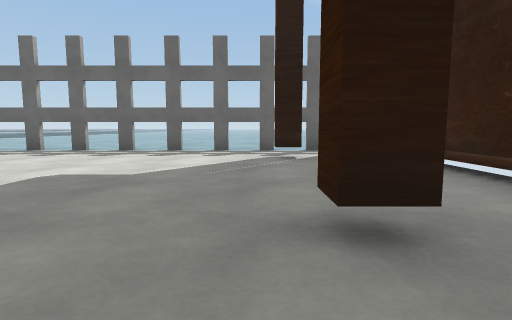
view 1 (above)

16 first-person views from a walk through a Unity game level. The camera is 1.2 m above the floor, tilts 6° down and sees 80° across. The floor is counted in squares, 2 m on a side. Each view is taken from the middle of a square. On the plan, view 1 faces up. The plan holds only what a view shows up to about 9 squares ahead; the rest is blank. The place goes on beyond the plan. Some surface patterns are stand-ins.

view 2
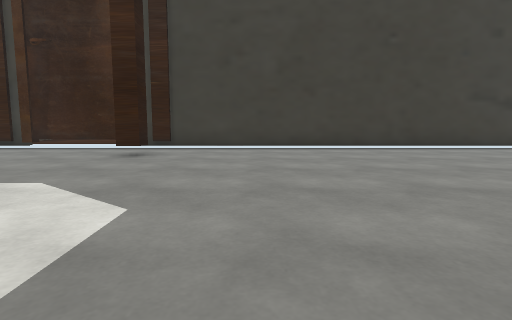

view 3
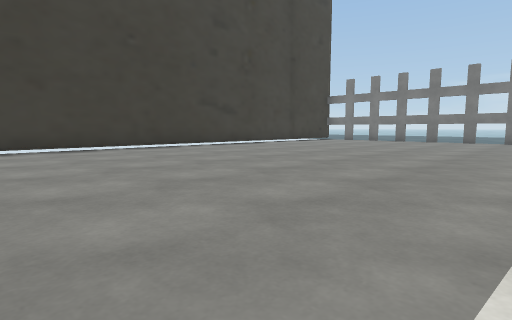

view 4
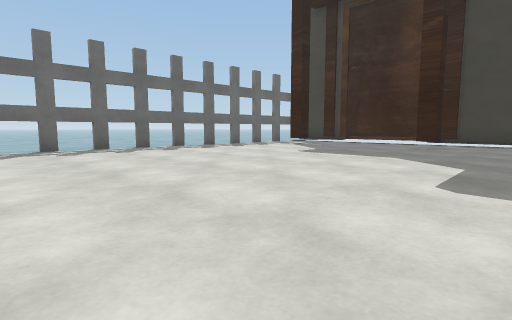

view 5
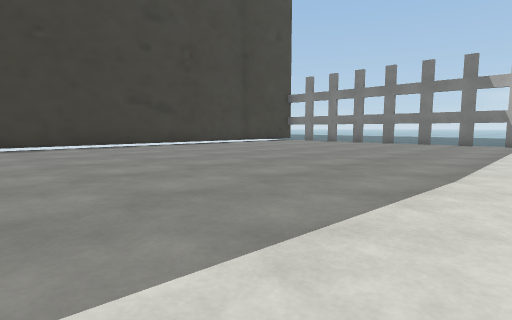

view 6
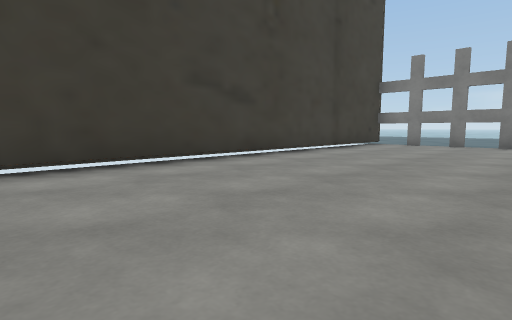

view 7
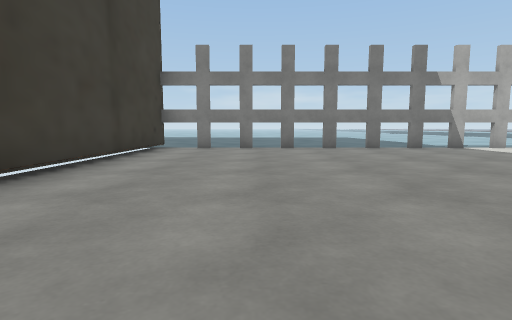

view 8
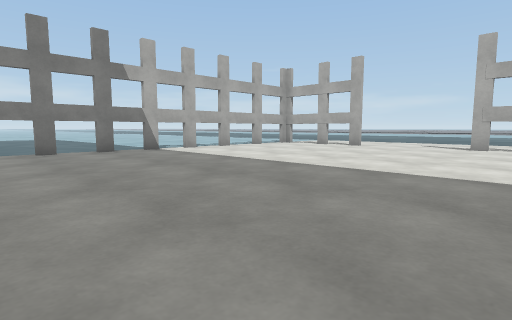

view 9
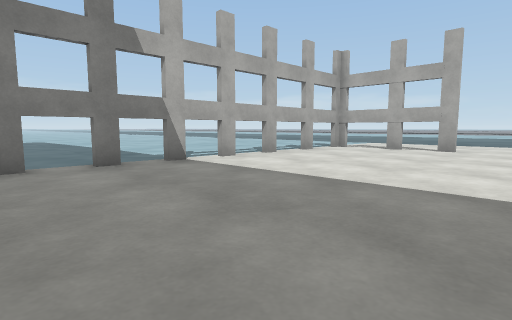

view 10
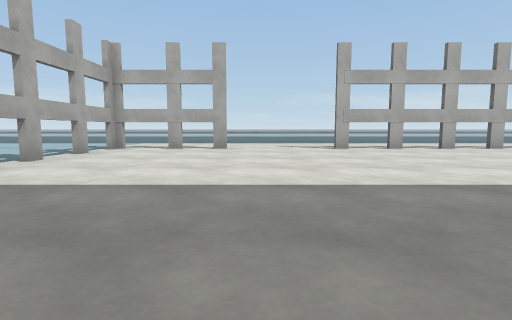

view 11
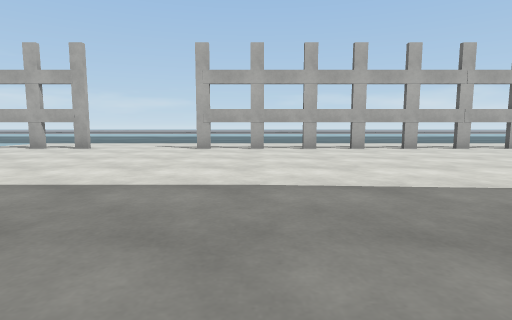

view 12
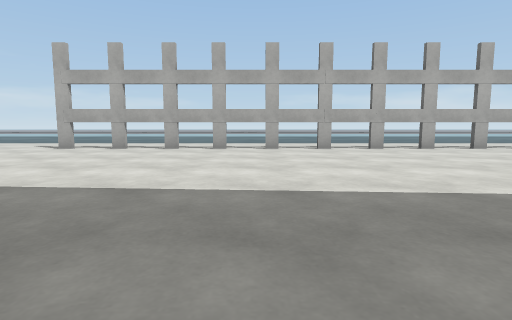

view 13
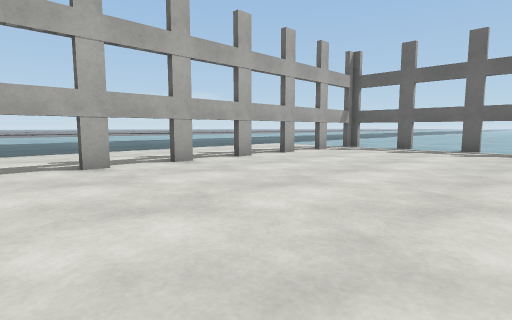

view 14
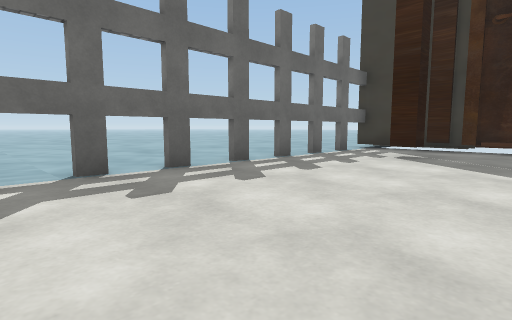

view 15
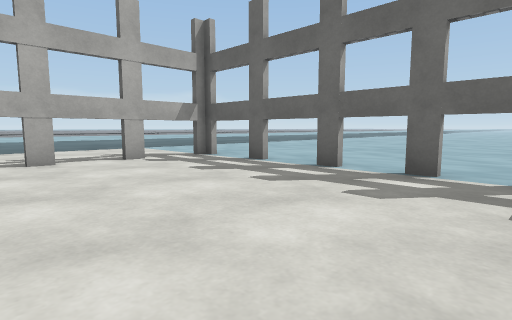

view 16
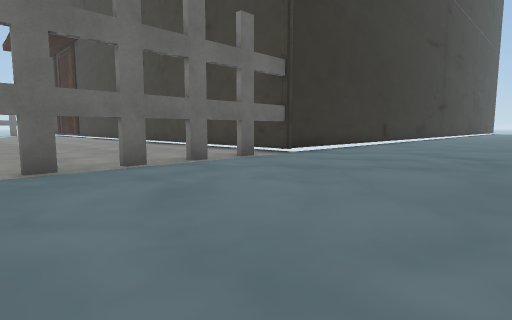

### Floor plan
Key: @ floor where view 1 was taken; # wall or solid block; . main floor; : floor 0.5 m higher than the main floor; / step, stairs or slope; T thing the floor can be seen under or through.
Columns run from 16 left of view 1 to 7 right of it. Each row starts with its distance up from view 1.
 14         .. ..
 13        ... ...
 12       .... ....
 11      ..... .....
 10     ...... ......
  9    ...............
  8   ..TTTTTTTTTTTTT###
  7  /..T..............#
  6 :/..T............#.#
  5 :/..T..............#
  4   ..T..............#
  3  /..T..............#
  2 :/..T............#.#
  1 :/..T..............#
  0 :/..T...........@..#
 -1     T..............#
 -2     #..............#
 -3     #..............#
 -4     #..............#
 -5     #..............#
 -6     #..............#
 -7     #..............#
 -8     #..............#
 -9     ...............#
-10     ...............#
-11    ................#
-12    .#..............#
-13     #..............#
-14     #..............#
-15     #TTTTTTTTTTTTTT ##
-16     ..................
-17     ... ...............
-18     ..   ...............
-19           ..............
-20            ........

Where each view was taken, in squares from view 1:
view 1: 0 up, 0 right, facing up
view 2: 1 down, 6 left, facing right
view 3: 1 down, 6 left, facing down-right
view 4: 1 down, 9 left, facing up-right
view 5: 3 down, 7 left, facing down-right
view 6: 4 down, 2 left, facing down-right
view 7: 6 down, 0 right, facing down
view 8: 7 down, 2 left, facing down-left
view 9: 10 down, 3 left, facing down-left
view 10: 11 down, 3 left, facing left
view 11: 7 down, 3 left, facing left
view 12: 3 down, 3 left, facing left
view 13: 1 down, 7 left, facing up-left
view 14: 4 up, 6 left, facing up-right
view 15: 4 up, 6 left, facing up-left
view 16: 20 down, 3 left, facing up-right
